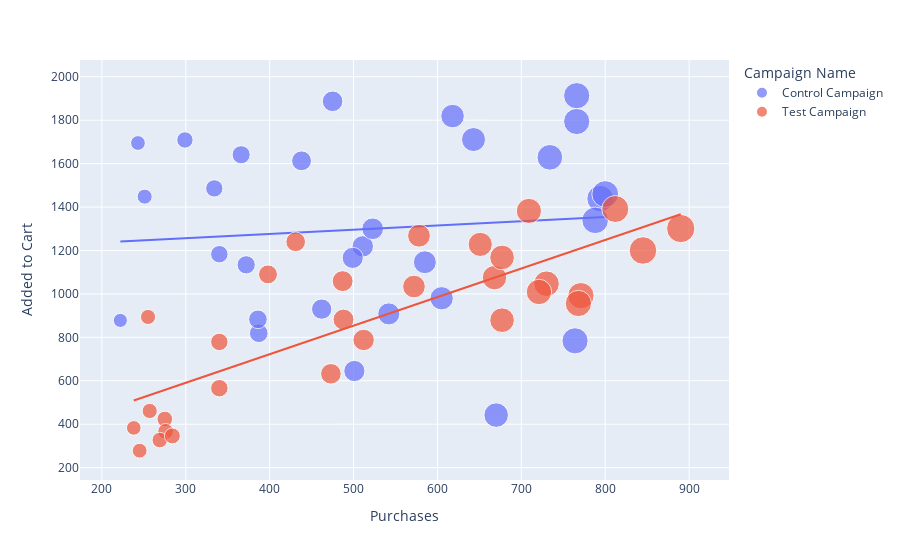

Notebook code cell kept with this figure:
### Markdown cell above
### The relationship between the number of products added to the cart and the number of sales from both campaigns:

### Code cell
fig = px.scatter(data_frame=ab_data,
                x='Purchases',
                y='Added to Cart',
                size='Purchases',
                color='Campaign Name',
                trendline='ols')
fig.show()

### Figure 1 — Plotly figure (JSON) as saved in the notebook; plotly's stock layout.template omitted (floating-point values rounded to 4 significant figures)
{"data": [{"hovertemplate": "Campaign Name=Control Campaign<br>Purchases=%{marker.size}<br>Added to Cart=%{y}<extra></extra>", "legendgroup": "Control Campaign", "marker": {"color": "#636efa", "size": [618, 734, 475, 794, 766, 788, 366, 438, 222, 243, 542, 511, 299, 800, 387, 766, 585, 386, 251, 605, 643, 334, 372, 670, 340, 522.8, 764, 499, 462, 501], "sizemode": "area", "sizeref": 2.225, "symbol": "circle"}, "mode": "markers", "name": "Control Campaign", "orientation": "v", "showlegend": true, "type": "scatter", "x": [618, 734, 475, 794, 766, 788, 366, 438, 222, 243, 542, 511, 299, 800, 387, 766, 585, 386, 251, 605, 643, 334, 372, 670, 340, 522.8, 764, 499, 462, 501], "xaxis": "x", "y": [1819, 1629, 1887, 1439, 1794, 1339, 1641, 1613, 878, 1695, 908, 1219, 1709, 1460, 819, 1913, 1146, 883, 1448, 980, 1711, 1486, 1134, 442, 1183, 1300, 784, 1166, 930, 645], "yaxis": "y"}, {"hovertemplate": "<b>OLS trendline</b><br>Added to Cart = 0.194992 * Purchases + 1198.06<br>R<sup>2</sup>=0.007841<br><br>Campaign Name=Control Campaign<br>Purchases=%{x}<br>Added to Cart=%{y} <b>(trend)</b><extra></extra>", "legendgroup": "Control Campaign", "marker": {"color": "#636efa", "symbol": "circle"}, "mode": "lines", "name": "Control Campaign", "showlegend": false, "type": "scatter", "x": [222, 243, 251, 299, 334, 340, 366, 372, 386, 387, 438, 462, 475, 499, 501, 511, 522.8, 542, 585, 605, 618, 643, 670, 734, 764, 766, 766, 788, 794, 800], "xaxis": "x", "y": [1241.0, 1245.0, 1247.0, 1256.0, 1263.0, 1264.0, 1269.0, 1271.0, 1273.0, 1274.0, 1283.0, 1288.0, 1291.0, 1295.0, 1296.0, 1298.0, 1300.0, 1304.0, 1312.0, 1316.0, 1319.0, 1323.0, 1329.0, 1341.0, 1347.0, 1347.0, 1347.0, 1352.0, 1353.0, 1354.0], "yaxis": "y"}, {"hovertemplate": "Campaign Name=Test Campaign<br>Purchases=%{marker.size}<br>Added to Cart=%{y}<extra></extra>", "legendgroup": "Test Campaign", "marker": {"color": "#EF553B", "size": [255, 275, 668, 709, 812, 340, 398, 487, 238, 257, 512, 677, 730, 245, 276, 473, 269, 651, 284, 771, 721, 677, 578, 572, 340, 768, 488, 890, 431, 845], "sizemode": "area", "sizeref": 2.225, "symbol": "circle"}, "mode": "markers", "name": "Test Campaign", "orientation": "v", "showlegend": true, "type": "scatter", "x": [255, 275, 668, 709, 812, 340, 398, 487, 238, 257, 512, 677, 730, 245, 276, 473, 269, 651, 284, 771, 721, 677, 578, 572, 340, 768, 488, 890, 431, 845], "xaxis": "x", "y": [894, 424, 1075, 1382, 1391, 779, 1090, 1059, 383, 461, 788, 879, 1047, 278, 367, 632, 327, 1228, 346, 992, 1009, 1168, 1268, 1034, 566, 956, 882, 1301, 1240, 1200], "yaxis": "y"}, {"hovertemplate": "<b>OLS trendline</b><br>Added to Cart = 1.31545 * Purchases + 195.879<br>R<sup>2</sup>=0.637951<br><br>Campaign Name=Test Campaign<br>Purchases=%{x}<br>Added to Cart=%{y} <b>(trend)</b><extra></extra>", "legendgroup": "Test Campaign", "marker": {"color": "#EF553B", "symbol": "circle"}, "mode": "lines", "name": "Test Campaign", "showlegend": false, "type": "scatter", "x": [238, 245, 255, 257, 269, 275, 276, 284, 340, 340, 398, 431, 473, 487, 488, 512, 572, 578, 651, 668, 677, 677, 709, 721, 730, 768, 771, 812, 845, 890], "xaxis": "x", "y": [509.0, 518.2, 531.3, 533.9, 549.7, 557.6, 558.9, 569.5, 643.1, 643.1, 719.4, 762.8, 818.1, 836.5, 837.8, 869.4, 948.3, 956.2, 1052.0, 1075.0, 1086.0, 1086.0, 1129.0, 1144.0, 1156.0, 1206.0, 1210.0, 1264.0, 1307.0, 1367.0], "yaxis": "y"}], "layout": {"legend": {"itemsizing": "constant", "title": {"text": "Campaign Name"}, "tracegroupgap": 0}, "margin": {"t": 60}, "xaxis": {"anchor": "y", "domain": [0, 1], "title": {"text": "Purchases"}}, "yaxis": {"anchor": "x", "domain": [0, 1], "title": {"text": "Added to Cart"}}}}
